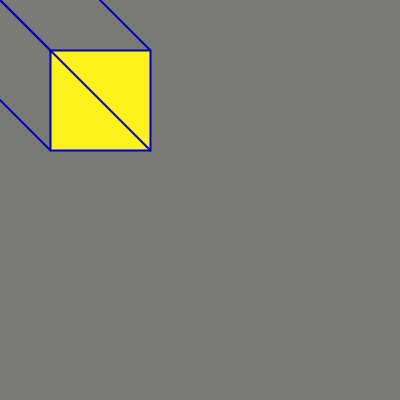
Frame 1 (no input)
Frame 60 (the mouse pressed at the canvas centre just before this capture): identical to frame 1, image omitted
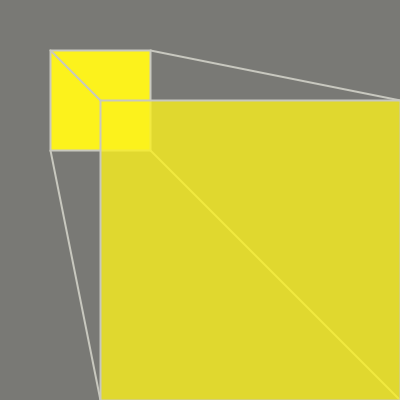
Frame 120 (the mouse held since frame 60 and released just before this capture)

The Processing sketch that drew these frames (run headless with seeded random() and noise(); from frame 60 on, the mouse is pressed at the canvas centre):

// Processing sketch: processing_114119
// ── processing_114119.pde

void setup(){ 
size(400,400); 
//background(121,121,117);
}

void draw(){
  background(121,121,117); 
  //noStroke(); 
  fill(252,242,28); 
  stroke(mouseX,mouseY,191); 
  strokeWeight(2); 
  rect(width/8,50,100,100); 
  fill(252,242,28,200); 
  line(50,50,mouseX-100,mouseY-100); 
  line(150,50,mouseX+mouseX,mouseY-100); 
  line(50,150,mouseX-100,mouseY+mouseY); 
  line(150,150,mouseX+mouseX,mouseY+mouseY); rect(mouseX-100,mouseY-100,mouseX+100,mouseY+100);

println(mouseX+""+mouseY);

}
